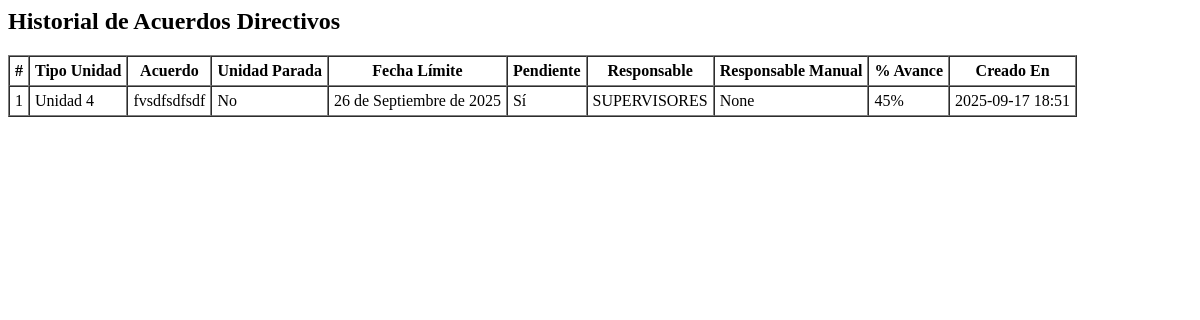
The app's page /historial-acuerdo_directivo/, older data.
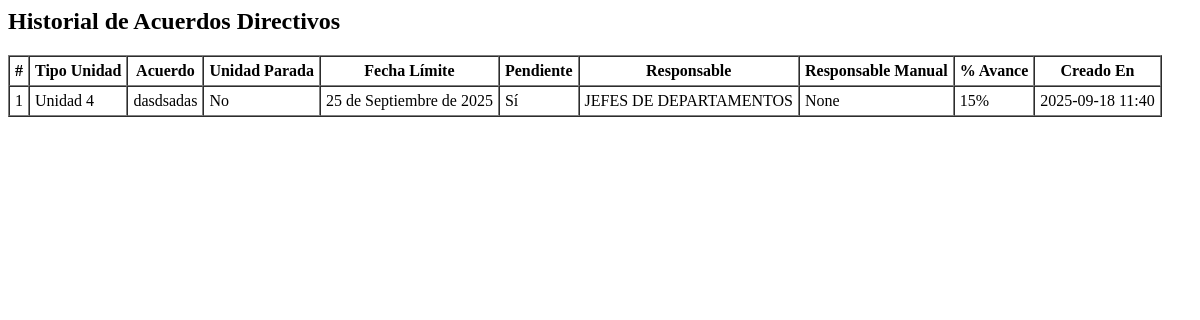
The same page, newer data.
### cuentas/models.py (models this page shows, shortened)
class AcuerdoDirectiva(models.Model):
    numerador = models.IntegerField()
    tipo_unidad = models.CharField(max_length=100)  # texto del área
    descripcion = models.TextField()  # acuerdo escrito
    unidad_parada = models.BooleanField(default=False)
    fecha_limite = models.DateField()
    pendiente = models.BooleanField(default=True)
    responsable = models.CharField(max_length=100)
    responsable_manual = models.CharField(max_length=100, blank=True, null=True)  # para "Otro..."
    porcentaje_avance = models.PositiveIntegerField()  # solo números positivos
    creado_en = models.DateTimeField(auto_now_add=True)
    actualizado_en = models.DateTimeField(auto_now=True)
    class Meta:
        db_table = 'acuerdos_directiva'  # asegura que sea una tabla separada
        ordering = ['numerador']

### cuentas/views.py (the view)
# urls.py: path('historial-acuerdo_directivo/', views.historial_acuerdo_directivo, name='historial_acuerdo_directivo'),
def historial_acuerdo_directivo(request):
    acuerdos = AcuerdoDirectiva.objects.all().order_by("-creado_en")
    return render(request, "directivo/partials/historial_acuerdo_directivo.html", {"acuerdos": acuerdos})

### cuentas/templates/directivo/partials/historial_acuerdo_directivo.html
<h2>Historial de Acuerdos Directivos</h2>
<table border="1" cellpadding="5" cellspacing="0">
    <thead>
        <tr>
            <th>#</th>
            <th>Tipo Unidad</th>
            <th>Acuerdo</th>
            <th>Unidad Parada</th>
            <th>Fecha Límite</th>
            <th>Pendiente</th>
            <th>Responsable</th>
            <th>Responsable Manual</th>
            <th>% Avance</th>
            <th>Creado En</th>
        </tr>
    </thead>
    <tbody>
        {% if acuerdos %}
            {% for a in acuerdos %}
            <tr>
                <td>{{ a.numerador }}</td>
                <td>{{ a.tipo_unidad }}</td>
                <td>{{ a.descripcion }}</td>
                <td>{{ a.unidad_parada|yesno:"Sí,No" }}</td>
                <td>{{ a.fecha_limite }}</td>
                <td>{{ a.pendiente|yesno:"Sí,No" }}</td>
                <td>{{ a.responsable }}</td>
                <td>{{ a.responsable_manual }}</td>
                <td>{{ a.porcentaje_avance }}%</td>
                <td>{{ a.creado_en|date:"Y-m-d H:i" }}</td>
            </tr>
            {% endfor %}
        {% else %}
            <tr>
                <td colspan="10">No hay acuerdos guardados.</td>
            </tr>
        {% endif %}
    </tbody>
</table>

Row changes from the older to the newer data that the page shows:
changed AcuerdoDirectiva "Unidad 4": descripcion "fvsdfsdfsdf" → "dasdsadas"; fecha_limite "26 de Septiembre de 2025" → "25 de Septiembre de 2025"; responsable "SUPERVISORES" → "JEFES DE DEPARTAMENTOS"; porcentaje_avance "45" → "15"; creado_en "2025-09-17 18:51" → "2025-09-18 11:40"
